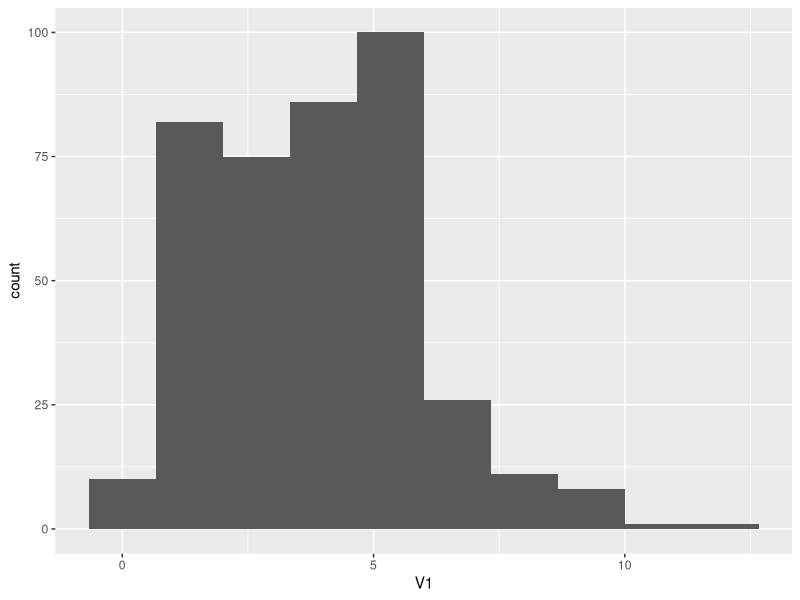
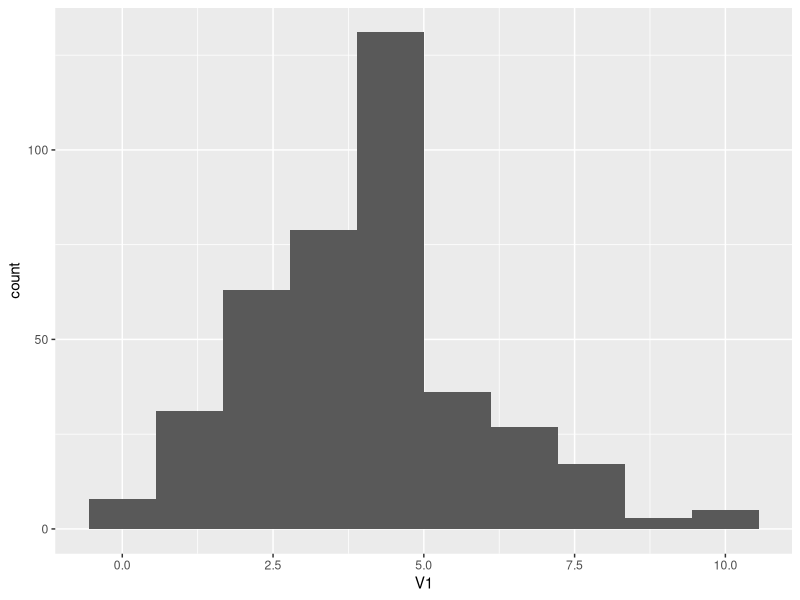

These figures' R source, in order: (Note: this script raises an error after producing the figures.)
## ---- chunk 1
fun1 <- function(n = 100, k = 4, lambda = 4) {
  x <- NULL
  
  for (i in 1:n){
    x <- rbind(x, rpois(k, lambda))    
  }
  
  return(x)
}


fun1alt <- function(n = 100, k = 4, lambda = 4) {
  
  matrix1 <- rpois(n*k, lambda)
  x <- matrix(matrix1, n, k)
  
  return(x)
}
## ---- chunk 2
library(tidyverse)

matrix1 <- fun1()
dim(matrix1)
matrix1 %>%
  matrix(nrow = 400, ncol = 1) %>%
  as.data.frame() %>%
  ggplot(aes(x = V1)) +
  geom_histogram(bins = 10)

matrix1alt <- fun1alt()
dim(matrix1alt)
matrix1alt %>%
  matrix(nrow = 400, ncol = 1) %>%
  as.data.frame() %>%
  ggplot(aes(x = V1)) +
  geom_histogram(bins = 10)
  

# huh........ fix this
microbenchmark::microbenchmark(fun1(n = 100, k = 4, lambda = 4), 
                               fun1alt(n = 100, k = 4, lambda = 4))
## ---- chunk 3
# Data Generating Process (10 x 10,000 matrix)
set.seed(1234)
x <- matrix(rnorm(1e4), nrow=10)

# Find each column's max value
fun2 <- function(data) {
  apply(data, 2, max)
}

fun2alt <- function(data) {
  
  x <- NULL
  for(i in 1:ncol(data)) {
    x <- append(x, max(data[,i]))
  }
  return(x)
  
}
## ---- chunk 4
set.seed(1234)
fun2(matrix(rnorm(1e4), nrow=10))

set.seed(1234)
fun2alt(matrix(rnorm(1e4), nrow=10))

microbenchmark::microbenchmark(fun2(matrix(rnorm(1e4), nrow=10)), 
                               fun2alt(matrix(rnorm(1e4), nrow=10)))
## ---- chunk 5
library(parallel)

my_boot <- function(dat, stat, R, ncpus = 1L) {
  
  # Getting the random indices
  n <- nrow(dat)
  idx <- matrix(sample.int(n, n*R, TRUE), nrow=n, ncol=R)
  
  # THIS FUNCTION NEEDS TO BE PARALELLIZED
  
  cl <- makeCluster(ncpus)
  clusterExport(cl, c("dat", "stat"), envir = environment())

  ans <- parLapply(
    cl = cl,
    X = seq_len(R),
    fun = function(i) {
      stat(dat[idx[,i], , drop=FALSE])
      })
  
  # Converting the list into a matrix
  ans <- do.call(rbind, ans)

  return(ans)
}
## ---- chunk 6
# Bootstrap of an OLS
my_stat <- function(d) coef(lm(y ~ x, data=d))

# DATA SIM
set.seed(1)
n <- 500; R <- 1e4

x <- cbind(rnorm(n)); y <- x*5 + rnorm(n)

# Checking if we get something similar as lm
ans0 <- confint(lm(y~x))
ans1 <- my_boot(dat = data.frame(x, y), my_stat, R = R, ncpus = 2L)

# You should get something like this
t(apply(ans1, 2, quantile, c(.025,.975)))
##                   2.5%      97.5%
## (Intercept) -0.1372435 0.05074397
## x            4.8680977 5.04539763
ans0
##                  2.5 %     97.5 %
## (Intercept) -0.1379033 0.04797344
## x            4.8650100 5.04883353
## ---- chunk 7
system.time(my_boot(dat = data.frame(x, y), my_stat, R = R, ncpus = 1L))

system.time(my_boot(dat = data.frame(x, y), my_stat, R = R, ncpus = 3L))
